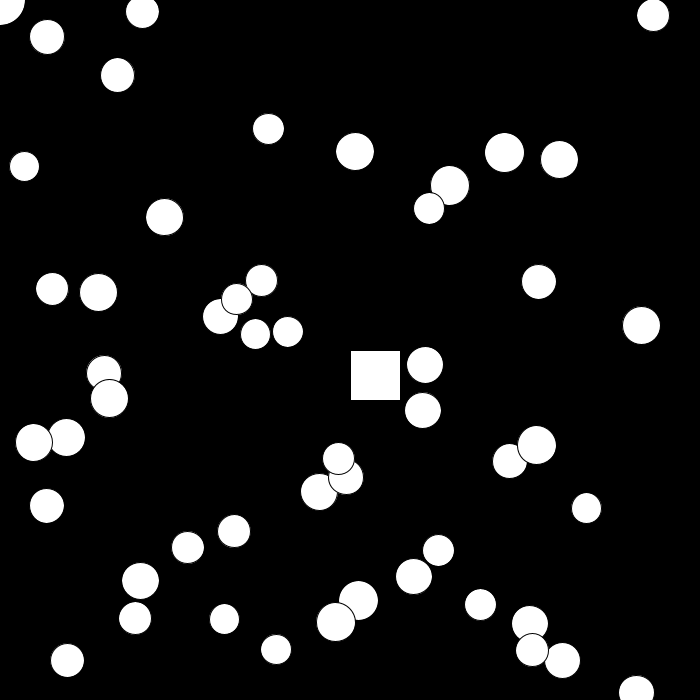
Frame 1 (no input)
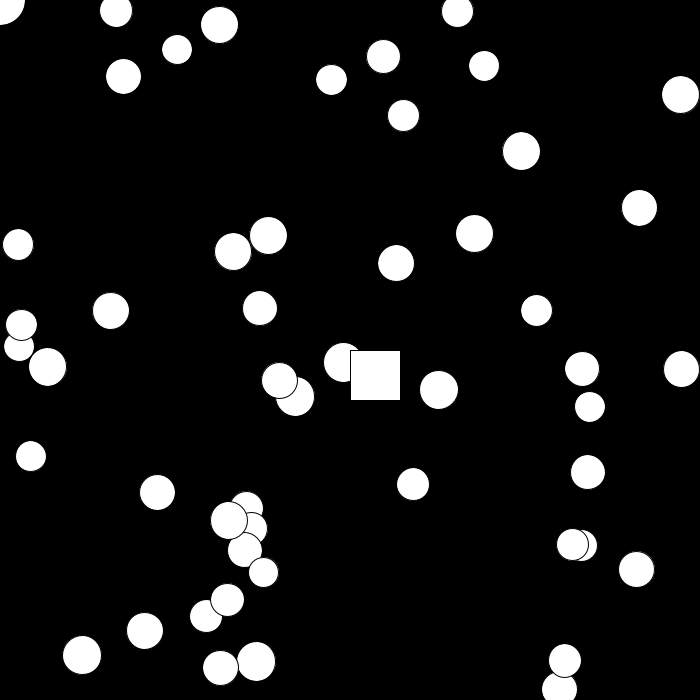
Frame 60 (the mouse pressed at the canvas centre just before this capture)
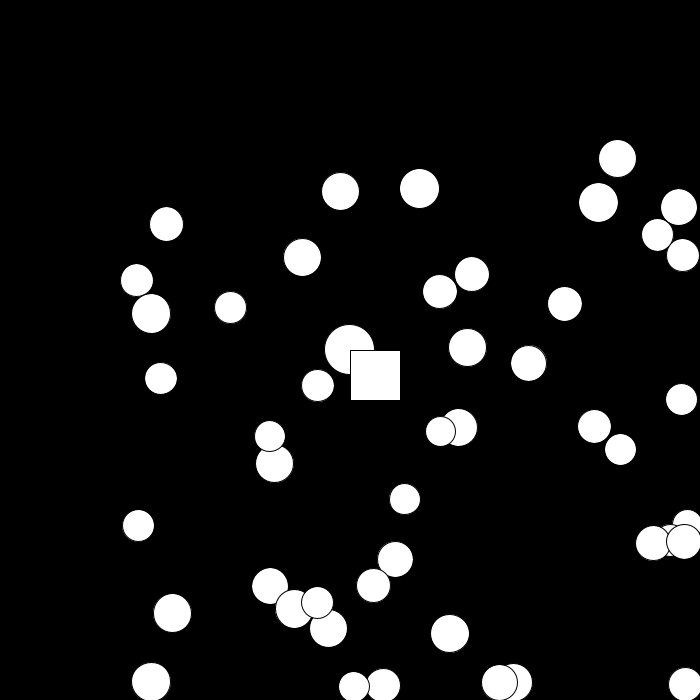
Frame 120 (the mouse held since frame 60 and released just before this capture)

The Processing sketch that drew these frames (run headless with seeded random() and noise(); from frame 60 on, the mouse is pressed at the canvas centre):

// Processing sketch: Lab2_Sketch
// ── Lab2_Sketch.pde
PVector[] pos;
PVector[] acc;
PVector fol;
PVector mid;

int num = 50;
int speed = 5;
int colour = 0;

void setup() {
  size(700, 700);

  pos = new PVector[num];
  acc = new PVector[num];
  fol = new PVector(0, 0, 0);
  mid = new PVector(width/2, height/2, 0);

  //populate
  for (int i = 0; i < num; i++) {
    pos[i] = new PVector(random(width), random(height), random(30, 40));
    acc[i] = new PVector(random(-speed, speed), random(-speed, speed), 0);
  }
}

void draw() {
  background(0);

  //ball that follows mouse
  fol.lerp(mouseX, mouseY, 0.0, 0.1);
  ellipse(fol.x, fol.y, 50, 50);

  for (int j = 0; j < num; j++) {
    float d = PVector.dist(fol, mid);
    pos[j].add(acc[j]);
    ellipse(pos[j].x, pos[j].y, pos[j].z, pos[j].z);
    rect(width/2, height/2, 50, 50);

    //after border has been hit enough times, balls change colour
    if (pos[j].x > width - (pos[j].z/2)||pos[j].x < (pos[j].z/2)) {
      acc[j].x = acc[j].x * -1;
      colour++;
      if (colour > 250) {
        fill(random(255), random(255), random(255));
        colour = 0;
      }
    }

    if (pos[j].y > height - (pos[j].z/2)||pos[j].y < (pos[j].z/2)) {
      acc[j].y = acc[j].y * -1;
      if (colour > 250) {
        fill(random(255), random(255), random(255));
        colour = 0;
      }
    }

    //when following ball is in the square, all other balls gather to bottom right
    if (d <= 50) {
      acc[j].x = acc[j].x * random(0.01, -0.01);
      acc[j].y = acc[j].y * random(0.01, -0.01);

      if (acc[j].x < 1 && acc[j].y < 1) {
        acc[j].x = random(3, -3);
        if (pos[j].x > width - (pos[j].z/2)||pos[j].x < (pos[j].z/2)) {
          acc[j].x = acc[j].x * -1;
        }
        acc[j].y = random(3, -3);
        if (pos[j].y > height - (pos[j].z/2)||pos[j].y < (pos[j].z/2)) {
          acc[j].y = acc[j].y * -1;
        }
      }
    }
  }
}
//reset
void mousePressed() {
  for (int i = 0; i < num; i++) {
    pos[i] = new PVector(random(width), random(height), random(30, 40));
    acc[i] = new PVector(random(-speed, speed), random(-speed, speed), 0);
  }
}
